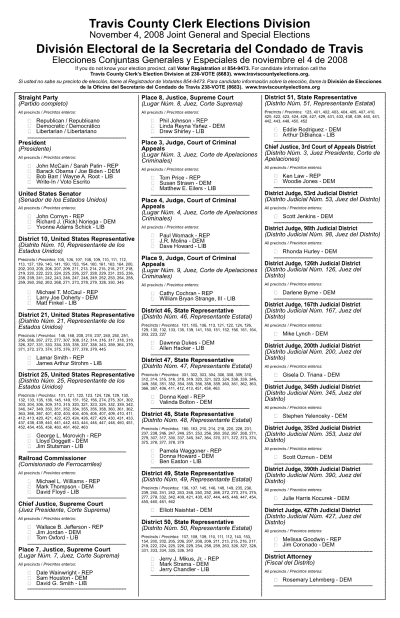
#> input picture ballots/travis-country-sample-ballot-264.png, 800 x 1236 px (shown at 1/2 size)
$ python -i image_processing.py   (imports and definitions only)
#> lines starting #> are read from the running program, lines starting #| are printed output that depends on the picture; after the words box and inside, x2 and y2 are one past the last pixel; in counts of white or black regions, pixels touching at a corner belong together
#> further down, picture is the input picture: shape (1236, 800, 3); min 0, max 255, mean 230.4
"""this scales an image if needed"""

import cv2
import numpy as np
from PIL import Image
from io import BytesIO


class ImageProcessor:
    def __init__(self, max_dimension=4000, target_size_mb=3.5):
        self.max_dimension = max_dimension
        self.target_size_mb = target_size_mb * 1024 * 1024  # Convert MB to bytes

    def resize_if_needed(self, image_bytes):
        """Resize image if it exceeds maximum dimensions or file size."""
        # Convert bytes to numpy array
        nparr = np.frombuffer(image_bytes, np.uint8)
        img = cv2.imdecode(nparr, cv2.IMREAD_COLOR)

        if img is None:
            raise ValueError("Failed to decode image")

        # Check dimensions
        height, width = img.shape[:2]
        if height > self.max_dimension or width > self.max_dimension:
            # Calculate new dimensions
            if height > width:
                new_height = self.max_dimension
                new_width = int(width * (self.max_dimension / height))
            else:
                new_width = self.max_dimension
                new_height = int(height * (self.max_dimension / width))

            img = cv2.resize(img, (new_width, new_height), interpolation=cv2.INTER_AREA)

        # Check file size and compress if needed
        success, buffer = cv2.imencode('.png', img)
        if not success:
            raise ValueError("Failed to encode image")

        if len(buffer) > self.target_size_mb:
            quality = 95
            while len(buffer) > self.target_size_mb and quality > 50:
                success, buffer = cv2.imencode('.jpg', img, [cv2.IMWRITE_JPEG_QUALITY, quality])
                quality -= 5

        return buffer.tobytes()

    def preprocess_for_feature_detection(self, img):
        """Enhance image for better feature detection."""
        # Convert to grayscale
        gray = cv2.cvtColor(img, cv2.COLOR_BGR2GRAY)

        # Apply adaptive histogram equalization
        clahe = cv2.createCLAHE(clipLimit=2.0, tileGridSize=(8, 8))
        enhanced = clahe.apply(gray)

        # Denoise
        denoised = cv2.fastNlMeansDenoising(enhanced)

        # Adaptive thresholding
        thresh = cv2.adaptiveThreshold(
            denoised,
            255,
            cv2.ADAPTIVE_THRESH_GAUSSIAN_C,
            cv2.THRESH_BINARY_INV,
            11,
            2
        )
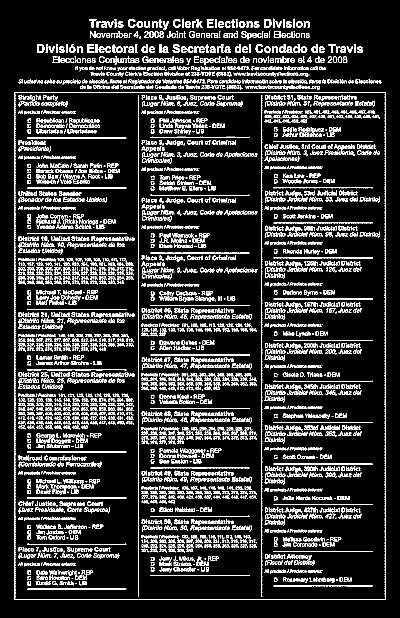
#> thresh: shape (1236, 800) (shown at 1/2 size); 14.9% white in thin lines or dots, all inside (x1, y1, x2, y2) = (29, 37, 771, 1200)

        return thresh, enhanced

>>> import cv2
>>> picture = cv2.imread('../ballots/travis-country-sample-ballot-264.png')
>>> result = ImageProcessor().preprocess_for_feature_detection(picture)

$ run again, on ballots/b1.png
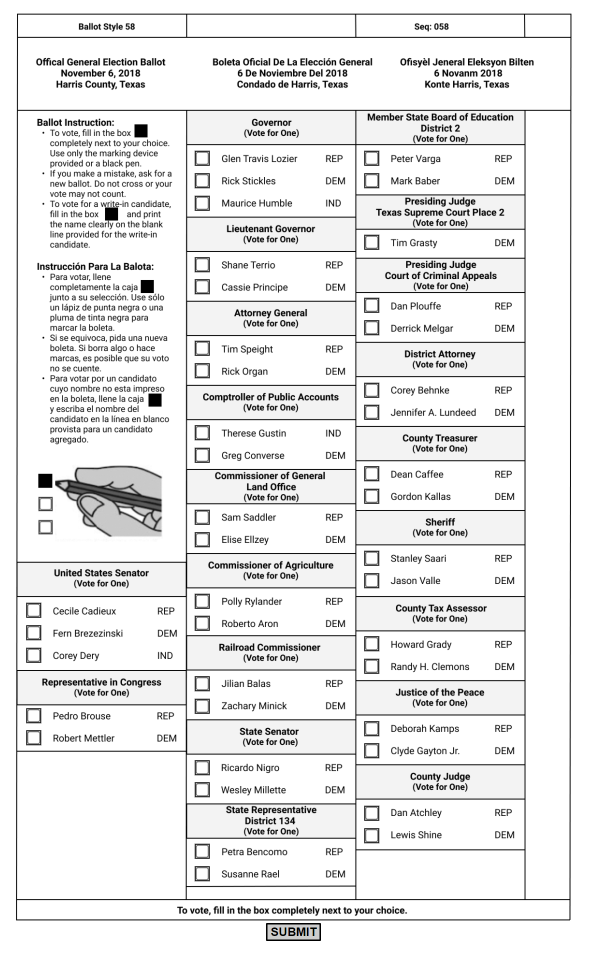
#> input picture ballots/b1.png, 1200 x 1920 px (shown at 1/2 size)
#> picture is the input picture: shape (1920, 1200, 3); mean B, G, R 232.6, 232.6, 232.6
#> in preprocess_for_feature_detection, `thresh = cv2.adaptiveThreshold( denoised, 255, cv2.ADAPTIVE_THRESH_GAU..`:
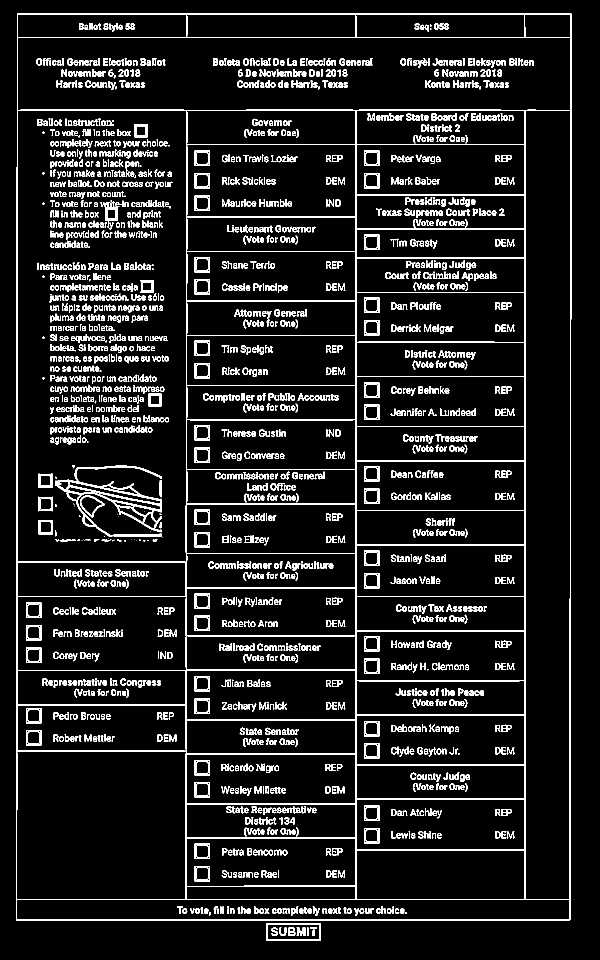
#> thresh: shape (1920, 1200) (shown at 1/2 size); 9.4% white in thin lines or dots, all inside (x1, y1, x2, y2) = (32, 27, 1143, 1882)

$ run again, on ballots/b3.png
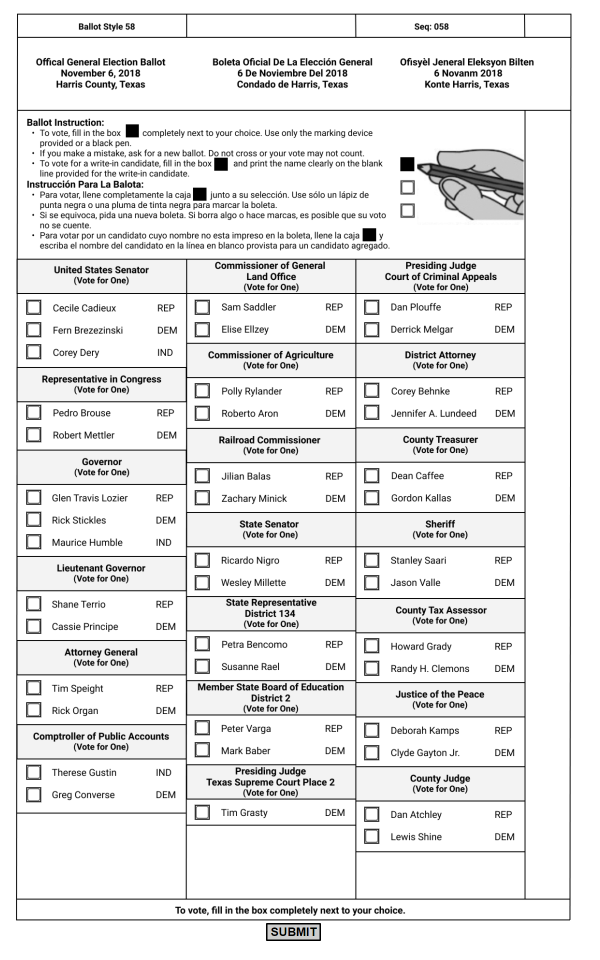
#> input picture ballots/b3.png, 1200 x 1920 px (shown at 1/2 size)
#> picture is the input picture: shape (1920, 1200, 3); mean B, G, R 232.6, 232.6, 232.6
#> in preprocess_for_feature_detection, `thresh = cv2.adaptiveThreshold( denoised, 255, cv2.ADAPTIVE_THRESH_GAU..`:
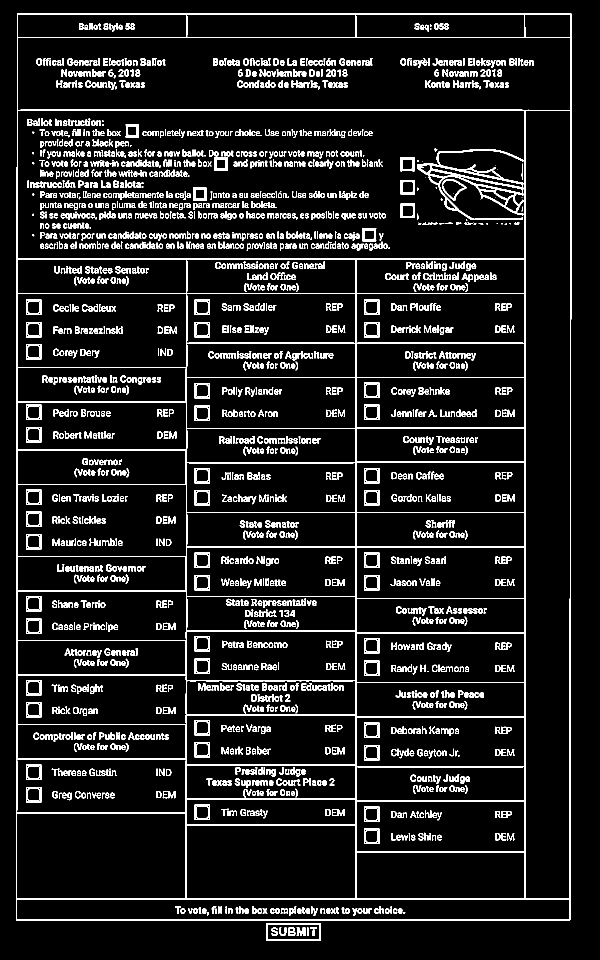
#> thresh: shape (1920, 1200) (shown at 1/2 size); 9.4% white in thin lines or dots, all inside (x1, y1, x2, y2) = (32, 27, 1143, 1882)
